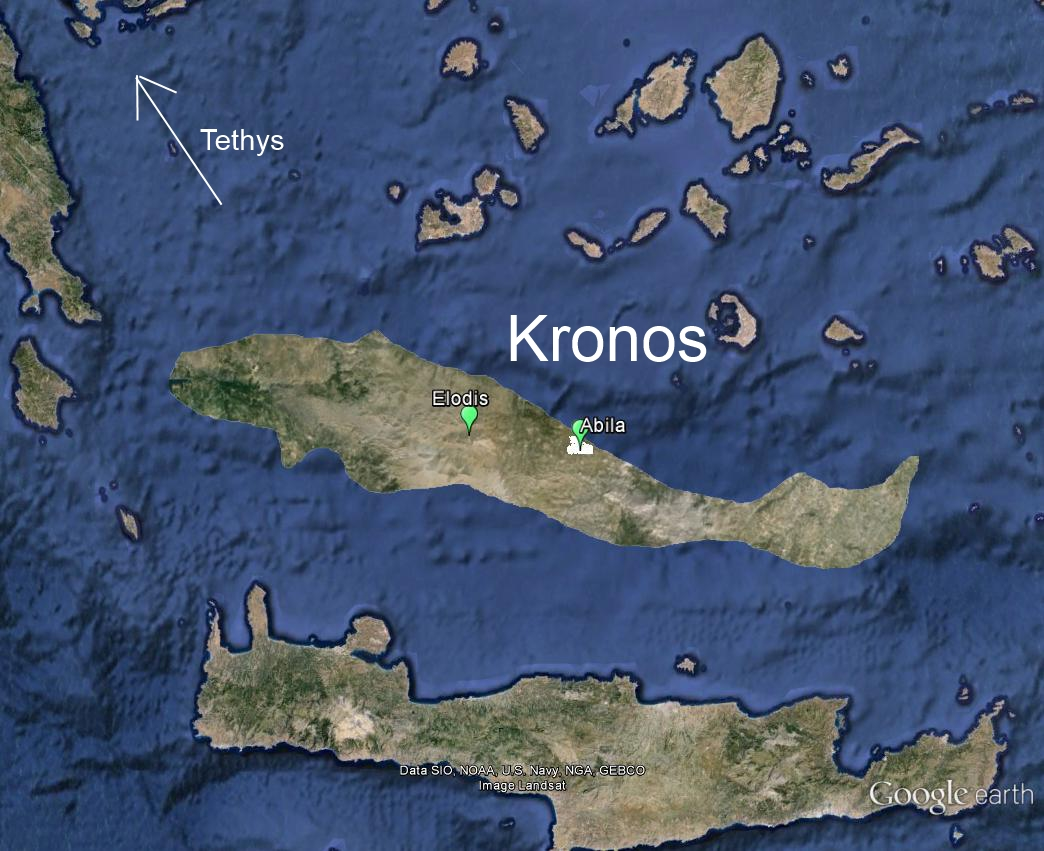
//> input picture data/mini challenge/MC1/A Map of Kronos.jpg, 1044 x 851 px
$ ./detection '../../data/mini challenge/MC1/A Map of Kronos.jpg'   (built with g++ and OpenCV 4)
//> lines starting //> are read from the running program, lines starting //| are printed output that depends on the picture; after the words box and inside, x2 and y2 are one past the last pixel; in counts of white or black regions, pixels touching at a corner belong together
### cv/02_detection/classification.hpp
#ifndef CLASSIFICATION_H
#define CLASSIFICATION_H

#include "region.hpp"

Fruit classify(const region &r);

#endif

### cv/02_detection/wall.hpp
#ifndef WALL_H
#define WALL_H

#include <opencv2/opencv.hpp>

cv::Mat wall(cv::Mat &img, uchar color);

#endif

### cv/02_detection/pca.hpp
#ifndef PCA_H
#define PCA_H

#include <utility>
#include <cmath>
#include <opencv2/core/mat.hpp>

#include "moment.hpp"
#include "region.hpp"


std::pair<double, double> eigen(cv::Mat &img, uchar color);
std::pair<double, double> eigen(cv::SparseMat &u);
std::pair<double, double> sm_ax_len(std::pair<double, double> evals);
double direction(cv::SparseMat &u);
double eccentricity(cv::SparseMat &u);

#endif

### cv/02_detection/moment.hpp
#ifndef MOMENT_H
#define MOMENT_H

#include <opencv2/opencv.hpp>
#include <cmath>

double moment(cv::Mat &region, uchar color, uint8_t p, uint8_t q);
double central_moment(cv::Mat &region, uchar color, uint8_t p, uint8_t q);
double central_moment(cv::Mat &region, uchar color, uint8_t p, uint8_t q, cv::Point2f cen);


#endif

### cv/02_detection/region.hpp
#ifndef REGION_H
#define REGION_H

#include <utility>
#include <cmath>
#include <opencv2/core/mat.hpp>

#include "moment.hpp"
#include "pca.hpp"

enum Fruit{mystery_fruit, banana, orange, apple};
typedef struct {
    uchar color;
    cv::Point2i centroid;
    cv::SparseMat m;
    cv::SparseMat u;
    std::pair<double, double> eigen;
    double dir;
    double ecc;
    Fruit f;
} region;


std::vector<region> image_analysis(cv::Mat &img);
region analyze_region(cv::Mat &img, uchar color);
cv::SparseMat moments(cv::Mat &region, uchar color);
cv::SparseMat central_moments(cv::Mat &region, uchar color);
cv::SparseMat central_moments(cv::Mat &region, uchar color, cv::Point2f cen);
void print_region_info(region r);

#endif

### cv/02_detection/connected_components.hpp
#ifndef CONNCOM_H
#define CONNCOM_H

#include <opencv2/core/mat.hpp>
#include <cstdint>

size_t cc_floodfill(cv::Mat &input, cv::Mat &output);
size_t cc_union(cv::Mat &input, cv::Mat &output);

#endif

### cv/02_detection/pxfuncs/pixelfuncs.hpp
#ifndef PIXELFUNCS_H
#define PIXELFUNCS_H

#include <opencv2/core/mat.hpp>
#include <opencv2/core/types.hpp>
#include <cstdint>

/*
    performs histogram equalization on an image

    notes:
        could benefit from use of the Mat.setTo() function. Changing
        an array of pixels in parallel might be worth the overhead of
        storing a matrix of pixels with that value (pdf would be as
        big as the original image at minimum to store all the indices)
 */
void histeq(cv::Mat &img);

/*
    Floodfill
*/
void floodfill(cv::Mat &img, cv::Point2i &seed, uchar fill_color);
void floodfill(cv::Mat &img_in, cv::Mat &img_out, cv::Point2i &seed, uchar fill_color);

/*
    Thresholding
*/
unsigned char ridler_calvard(cv::Mat &img);
void simple_thresh(cv::Mat &img, unsigned char t);
void double_thresh(cv::Mat &img, cv::Mat &d_thr);

/*
    Morphological operations
*/
void erosion(cv::Mat &img, cv::Mat &img_out, bool b8);
void dilation(cv::Mat &img, cv::Mat &img_out, bool b8);

#endif

### cv/02_detection/pxfuncs/thresholding.cpp
#include "pixelfuncs.hpp"

#include <opencv2/opencv.hpp>

unsigned char ridler_calvard(cv::Mat &img) {
    uint32_t pdf[256] = {};
    // calculate pdf
    cv::MatConstIterator_<uchar> iter_end = img.end<uchar>();
    cv::MatIterator_<uchar> iter = img.begin<uchar>();
    for(; iter != iter_end; iter++) {
        pdf[*iter]++;
    }

    // prep m_0 & m_1
    uint32_t m_0[256] = {};
    uint32_t m_1[256] = {};
    m_0[0] = pdf[0];
    m_1[0] = 1;
    for(size_t i = 1; i < 256; i++) {
        m_0[i] = m_0[i-1] + pdf[i];
        m_1[i] = m_1[i-1] + pdf[i]*i;
    }

    float t = 127, t_old = 0;
    float u_bg, u_fg;
    for (size_t i = 0; i < 100; i++) {
        t_old = t;
        u_bg = m_1[(size_t) t] / (float) m_0[(size_t)t];
        u_fg = (m_1[255] - m_1[(size_t)t]) / (float)(m_0[255] - m_0[(size_t)t]);
        t = (u_fg + u_bg) / 2.0;
        if (t - t_old < 0.1 && t - t_old > -0.1) {
            return t;
        }
    }
    return t;
}

void simple_thresh(cv::Mat &img, unsigned char t) {
    cv::MatConstIterator_<uchar> iter_end = img.end<uchar>();
    cv::MatIterator_<uchar> iter = img.begin<uchar>();
    for(; iter != iter_end; iter++) {
        if (*iter <= t) {
            *iter = (unsigned char) 0;
        } else {
            *iter = (unsigned char) 255;
        }
    }
}

void double_thresh(cv::Mat &img, cv::Mat &d_thr) {
    unsigned char t = ridler_calvard(img);
    #define t_range 0.6
    unsigned char t_lo = t;
    unsigned char t_hi = t * (1.0/t_range);
    cv::Mat img_lo = img.clone();
    cv::Mat img_hi = img.clone();
    simple_thresh(img_lo, t_lo);
    simple_thresh(img_hi, t_hi);

    // floodfills
    cv::MatConstIterator_<uchar> iter_end = img_hi.end<uchar>();
    cv::MatIterator_<uchar> iter = img_hi.begin<uchar>();
    cv::Point2i q;
    for(; iter != iter_end; iter++) {
        if (*iter == 255) {
            q = iter.pos();
            floodfill(img_lo, d_thr, q, 255);
        }
    }
}

### cv/02_detection/pxfuncs/morpho.cpp
#include "pixelfuncs.hpp"

void erosion(cv::Mat &img_in, cv::Mat &img_out, bool b8) {
    // consider taking the SE as an input
    cv::Point2i center(0,0), up(0,-1), down(0,1), left(-1,0), right(1,0);
    std::vector<cv::Point2i> se = {center, up, down, left, right};
    if(b8) {
        se.push_back(up + left);
        se.push_back(up + right);
        se.push_back(down + left);
        se.push_back(down + right);
    }

    cv::MatConstIterator_<uchar> iter_end = img_in.end<uchar>();
    cv::MatConstIterator_<uchar> iter = img_in.begin<uchar>();
    cv::Point2i n;
    for(; iter != iter_end; iter++) {
        img_out.at<uchar>(iter.pos()) = 255;
        for (int i = 0; i < se.size(); i++) {
            n = iter.pos() + se[i];
            if (n.x < 0 || n.y < 0) {
                    continue;
            }
            if (img_in.at<uchar>(n) != 255) {
                img_out.at<uchar>(iter.pos()) = 0;
                break;
            }
        }
    }
}

void dilation(cv::Mat &img_in, cv::Mat &img_out, bool b8) {
    // consider taking the SE as an input
    cv::Point2i center(0,0), up(0,-1), down(0,1), left(-1,0), right(1,0);
    std::vector<cv::Point2i> se = {center, up, down, left, right};
    if(b8) {
        se.push_back(up + left);
        se.push_back(up + right);
        se.push_back(down + left);
        se.push_back(down + right);
    }

    cv::MatConstIterator_<uchar> iter_end = img_in.end<uchar>();
    cv::MatConstIterator_<uchar> iter = img_in.begin<uchar>();
    cv::Point2i n;
    for(; iter != iter_end; iter++) {
        img_out.at<uchar>(iter.pos()) = 0;
        for (int i = 0; i < se.size(); i++) {
            n = iter.pos() + se[i];
            if (n.x < 0 || n.y < 0) {
                    continue;
            }
            if (img_in.at<uchar>(n) == 255) {
                img_out.at<uchar>(iter.pos()) = 255;
                break;
            }
        }
    }
}

### cv/02_detection/pxfuncs/floodfill.cpp
#include "pixelfuncs.hpp"

// [23 lines left out: function floodfill, not called in this run]

void floodfill(cv::Mat &img_in, cv::Mat &img_out, cv::Point2i &seed, uchar fill_color) {
    std::vector<cv::Point2i> frontier;
    uchar old_color = img_in.at<uchar>(seed);
    frontier.push_back(seed);
    img_out.at<uchar>(seed) = fill_color;
    while (frontier.size() != 0) {
        cv::Point2i q = frontier.back();
        frontier.pop_back();
        for (int r = -1; r < 2; r++) {
            for (int c = -1; c < 2; c++) {
                cv::Point2i n = q + cv::Point2i(r, c);
                if (n.x < 0 || n.y < 0) {
                    continue;
                }
                if (img_in.at<uchar>(n) == old_color && img_out.at<uchar>(n) != fill_color) {
                    frontier.push_back(n);
                    img_out.at<uchar>(n) = fill_color;
                }
            }
        }
    }
}

### cv/02_detection/detection.cpp
#include <opencv2/core/hal/interface.h>
#include <opencv2/core/types.hpp>
#include <opencv2/imgproc.hpp>
#include <opencv2/opencv.hpp>
#include <cinttypes>
#include <cstdio>

#include "pxfuncs/pixelfuncs.hpp"
#include "connected_components.hpp"
#include "region.hpp"
#include "wall.hpp"
#include "classification.hpp"

#define WRITE_IMGS

/*
    Fruit detection
*/
void seperation(cv::Mat &img);
void show_img(cv::Mat &img, const char *title, const char *filename);
std::set<uchar> components(cv::Mat &region);

int main(int argc, char *argv[]) {

    // handle params
	if (argc != 2) {
		fprintf(stderr, "usage: test <image>\n");
		return 1;
	}

    char *file_in = argv[1];

    // read the given image
    cv::Mat original = cv::imread(file_in, cv::IMREAD_GRAYSCALE);
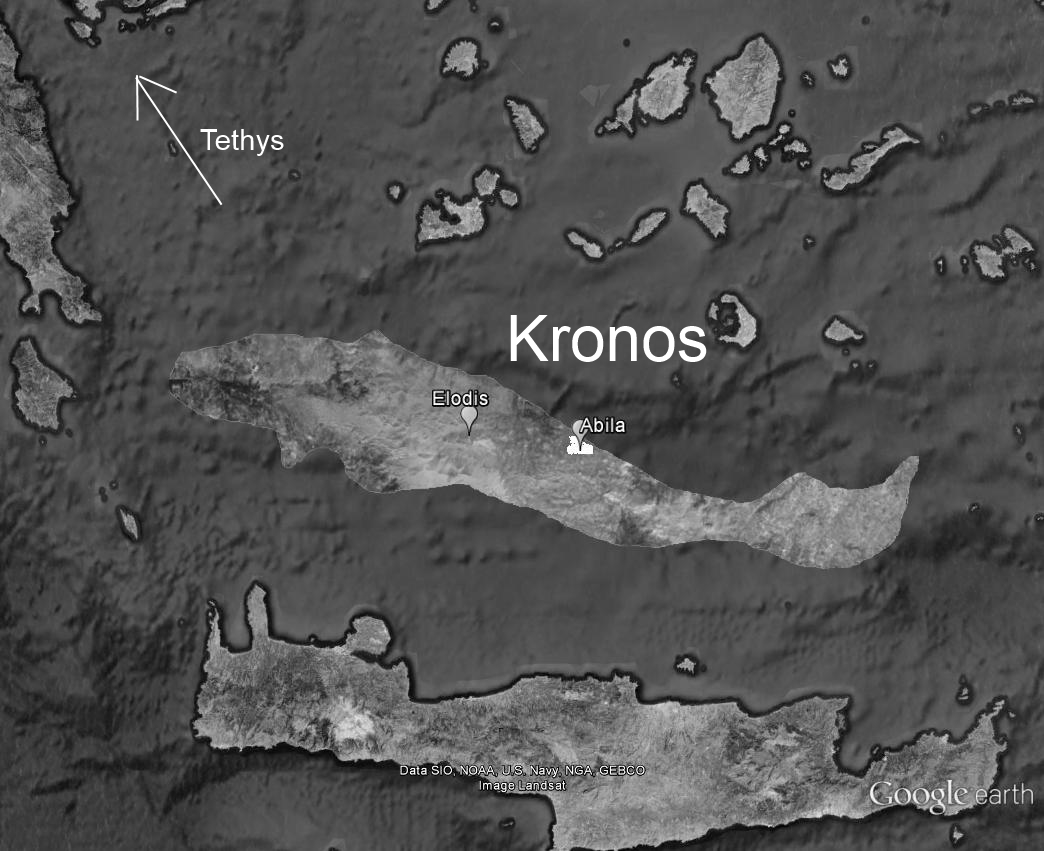
//> original: 851 rows x 1044 cols, CV_8UC1; min 0, max 255, mean 81.9
    if  (original.empty()) {
        return 1;
    }
    cv::Mat img_color = cv::imread(file_in, cv::IMREAD_COLOR);
//> img_color is the input picture: 851 rows x 1044 cols, CV_8UC3; mean B, G, R 111, 83.4, 67.9

    // step 1: bg seperation
    cv::Mat gray;
    original.copyTo(gray);
    seperation(gray);
//> after the loop in ridler_calvard, `for(; iter != iter_end; iter++)`: pdf = 256 values, max 31087 at index 78, min 13 at index 240, mean 3470.5
//> in ridler_calvard, `m_0[0] = pdf[0];`: m_0 = 256 values, max 45 at index 0, min 0 at index 1, mean 0.176
//> after the loop in ridler_calvard, `for(size_t i = 1; i < 256; i++)`: m_0 = 256 values from 45 to 888444; m_1 = 256 values from 1 to 72792201
//> the loop in ridler_calvard, `for (size_t i = 0; i < 100; i++)` made 5 passes
//> (t_old, u_bg, u_fg, t) on passes 2 to 5: (113.3, 72.13, 143.2, 107.7), (107.7, 71.43, 139.9, 105.7), (105.7, 71.21, 138.8, 105), (105, 71.21, 138.8, 105)
//> (u_bg, u_fg, t) on pass 1: (74.28, 152.4, 113.3)
//> in double_thresh, `unsigned char t = ridler_calvard(img);`: t = 105
//> in double_thresh, `unsigned char t_hi = t * (1.0/t_range);`: t_hi = 175
//> after the loop in simple_thresh, `for(; iter != iter_end; iter++)`: img: 851 rows x 1044 cols, CV_8UC1; 15.9% white; 863 white regions (723 under 20 px), largest, box (x1, y1, x2, y2) and area: (194, 585, 1006, 851) 56623, (273, 331, 919, 569) 45233, (706, 37, 781, 139) 4140
//> call 2 of simple_thresh, with t = 175
//> after the loop in simple_thresh (call 2), `for(; iter != iter_end; iter++)`:
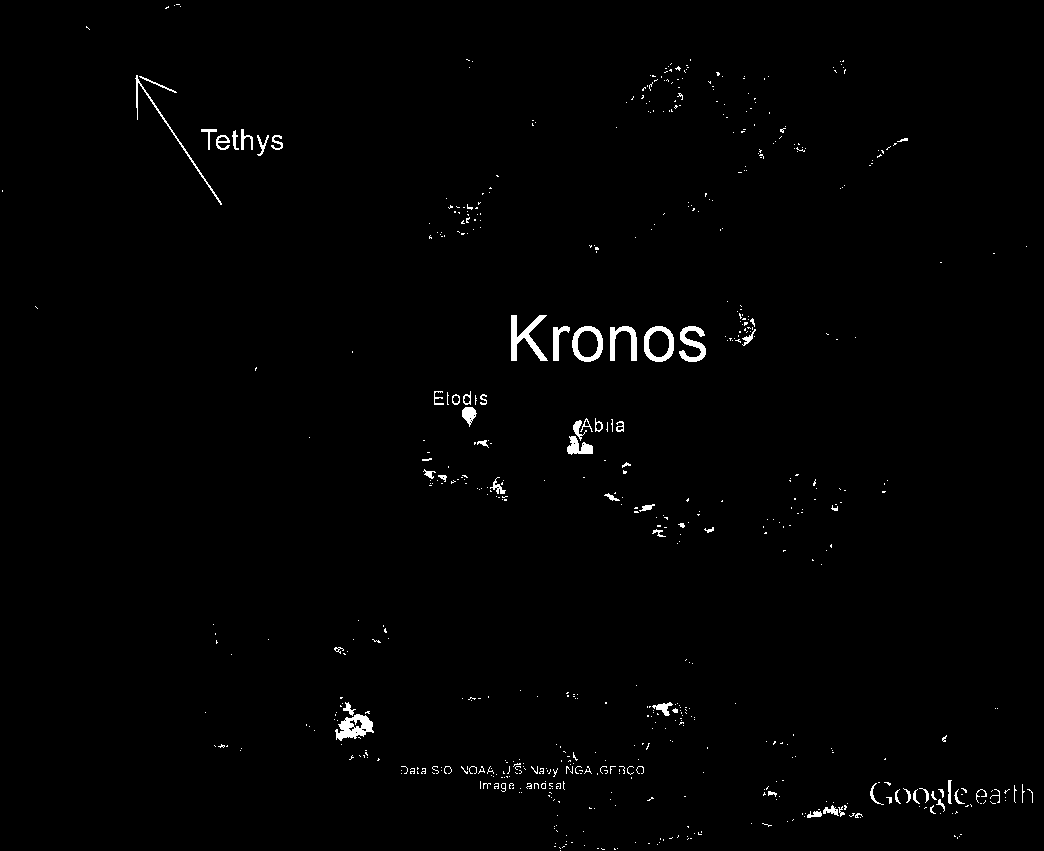
//> img: 851 rows x 1044 cols, CV_8UC1; 1% white; 643 white regions (573 under 20 px), largest, box (x1, y1, x2, y2) and area: (511, 315, 548, 361) 665, (335, 714, 374, 741) 585, (644, 326, 674, 362) 481
//> the loop in double_thresh, `for(; iter != iter_end; iter++)` made 888444 passes
//> q on passes 4353, 4354, 4355, 4356, 5395, 6433, 6445, 7475, 7476, 7477, 8518, 8519: Point(176, 4), Point(177, 4), Point(178, 4), Point(179, 4), Point(174, 5), Point(168, 6), Point(180, 6), Point(166, 7), Point(167, 7), Point(168, 7), Point(165, 8), Point(166, 8)
//> after the loop in double_thresh, `for(; iter != iter_end; iter++)`:
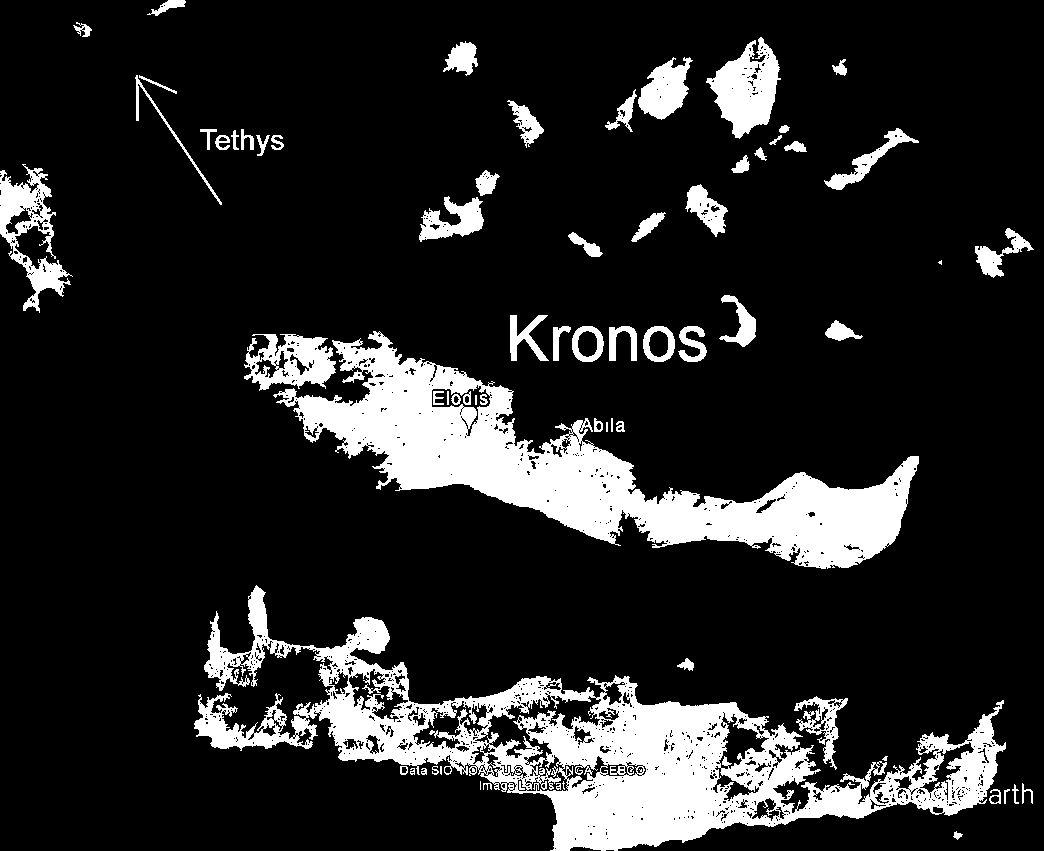
//> d_thr: 851 rows x 1044 cols, CV_8UC1; 14.8% white; 68 white regions (5 under 20 px), largest, box (x1, y1, x2, y2) and area: (194, 585, 1006, 851) 56623, (273, 331, 919, 569) 45233, (706, 37, 781, 139) 4140
//> the loop in erosion, `for(; iter != iter_end; iter++)` made 888444 passes
//> n on passes 1 to 3: Point(0, 0), Point(1, 0), Point(2, 0)
//> after the loop in erosion, `for(; iter != iter_end; iter++)`: img_out: 851 rows x 1044 cols, CV_8UC1; 10.4% white; 410 white regions (303 under 20 px), largest, box (x1, y1, x2, y2) and area: (297, 333, 918, 568) 38118, (531, 697, 813, 850) 20701, (320, 685, 483, 765) 3811
//> after the loop in erosion, `for(; iter != iter_end; iter++)`: n = Point(1043, 850)
//> the loop in dilation, `for(; iter != iter_end; iter++)` made 888444 passes
//> n on passes 1 to 3: Point(1, 1), Point(2, 1), Point(3, 1)
//> after the loop in dilation, `for(; iter != iter_end; iter++)`:
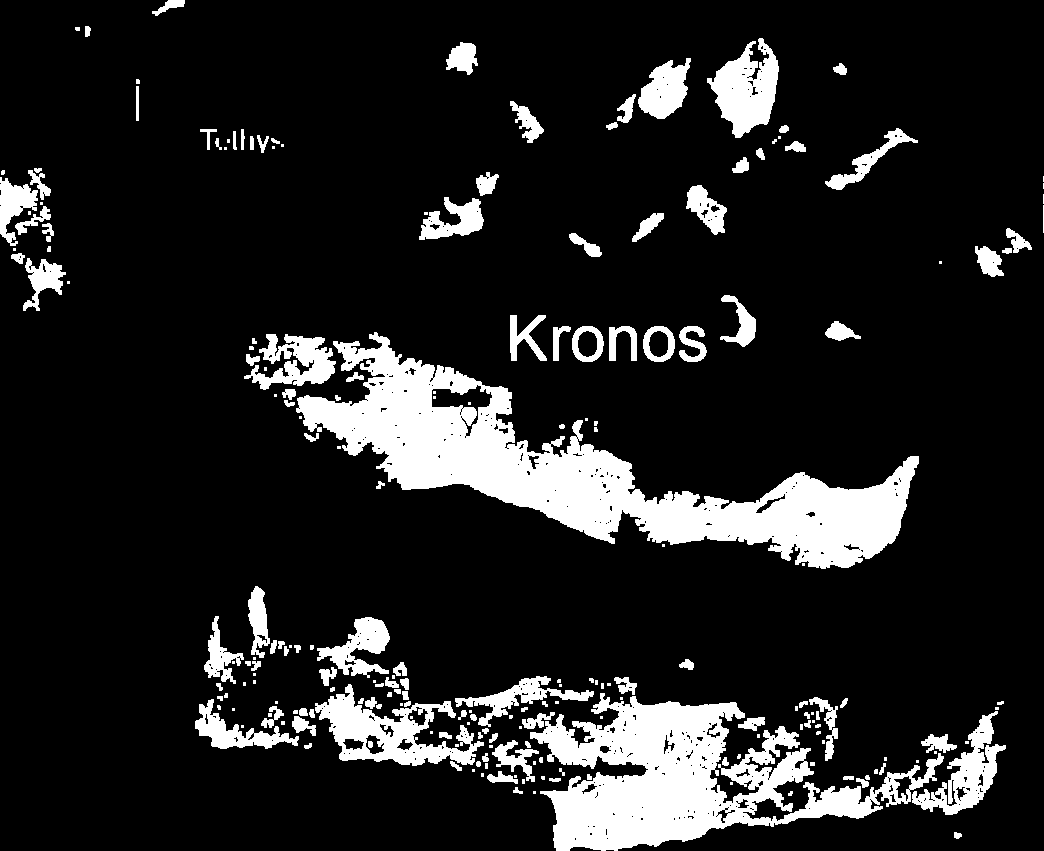
//> img_out: 851 rows x 1044 cols, CV_8UC1; 13.6% white; 222 white regions (89 under 20 px), largest, box (x1, y1, x2, y2) and area: (296, 332, 919, 569) 43527, (530, 693, 944, 851) 28240, (315, 684, 484, 766) 5671
//> after the loop in dilation, `for(; iter != iter_end; iter++)`: n = Point(1044, 851)
    show_img(gray, "Clean Threshold Image", "clean_thresh.bmp");

    // step 2: connected components
    char ffill;
    cv::Mat label_image;
    printf("Floodfill or Union? (f/u)\n");
    scanf("%c", &ffill);
//> the answer given: 1
    std::fflush(stdin);
    if (ffill == 'F') {ffill = 'f';}
    if (ffill == 'U') {ffill = 'u';}
    while (ffill != 'f' && ffill != 'u') {
        printf("bad input\n");
        printf("Floodfill or Union? (f/u)\n");
//> (the run ends here: the program needs input that this run does not give, at `scanf("%c", &ffill);`)
